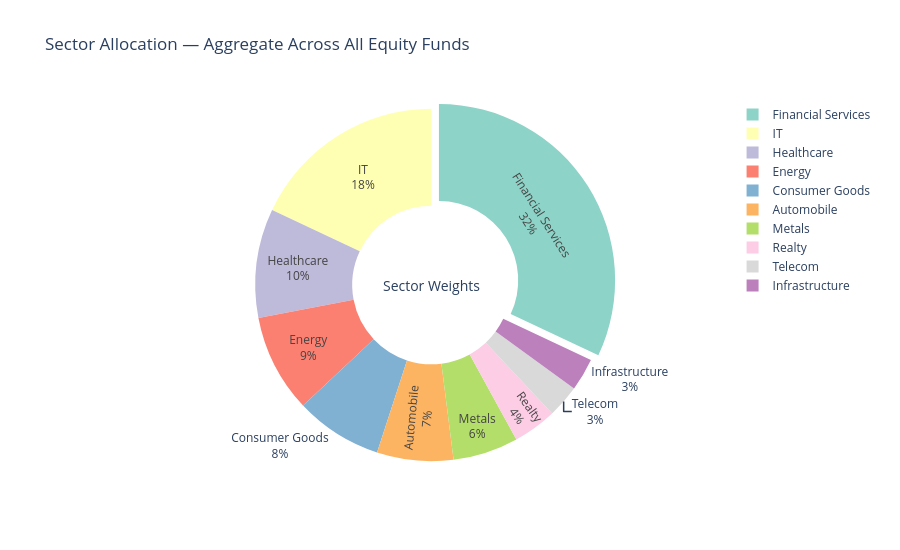

The cell this chart's notebook holds for it:
### Code cell
fig = go.Figure(go.Pie(
    labels=df_sector['sector'],
    values=df_sector['weight_pct'],
    hole=0.45,
    textinfo='label+percent',
    marker=dict(colors=px.colors.qualitative.Set3),
    pull=[0.05 if s == "Financial Services" else 0 for s in df_sector['sector']]
))

fig.update_layout(
    title="Sector Allocation — Aggregate Across All Equity Funds",
    annotations=[dict(text='Sector\nWeights', x=0.5, y=0.5,
                      font_size=14, showarrow=False)],
    height=550
)
fig.write_html("../reports/charts/09_sector_donut.html")
fig.show()
print("Chart 9 saved!")

### Figure 1 — Plotly figure (JSON) as saved in the notebook; plotly's stock layout.template omitted (floating-point values rounded to 4 significant figures)
{"data": [{"hole": 0.45, "labels": ["Financial Services", "IT", "Healthcare", "Energy", "Consumer Goods", "Automobile", "Metals", "Realty", "Telecom", "Infrastructure"], "marker": {"colors": ["rgb(141,211,199)", "rgb(255,255,179)", "rgb(190,186,218)", "rgb(251,128,114)", "rgb(128,177,211)", "rgb(253,180,98)", "rgb(179,222,105)", "rgb(252,205,229)", "rgb(217,217,217)", "rgb(188,128,189)", "rgb(204,235,197)", "rgb(255,237,111)"]}, "pull": [0.05, 0, 0, 0, 0, 0, 0, 0, 0, 0], "textinfo": "label+percent", "type": "pie", "values": [32.0, 18.0, 10.0, 9.0, 8.0, 7.0, 6.0, 4.0, 3.0, 3.0]}], "layout": {"annotations": [{"font": {"size": 14}, "showarrow": false, "text": "Sector\nWeights", "x": 0.5, "y": 0.5}], "height": 550, "title": {"text": "Sector Allocation — Aggregate Across All Equity Funds"}}}
